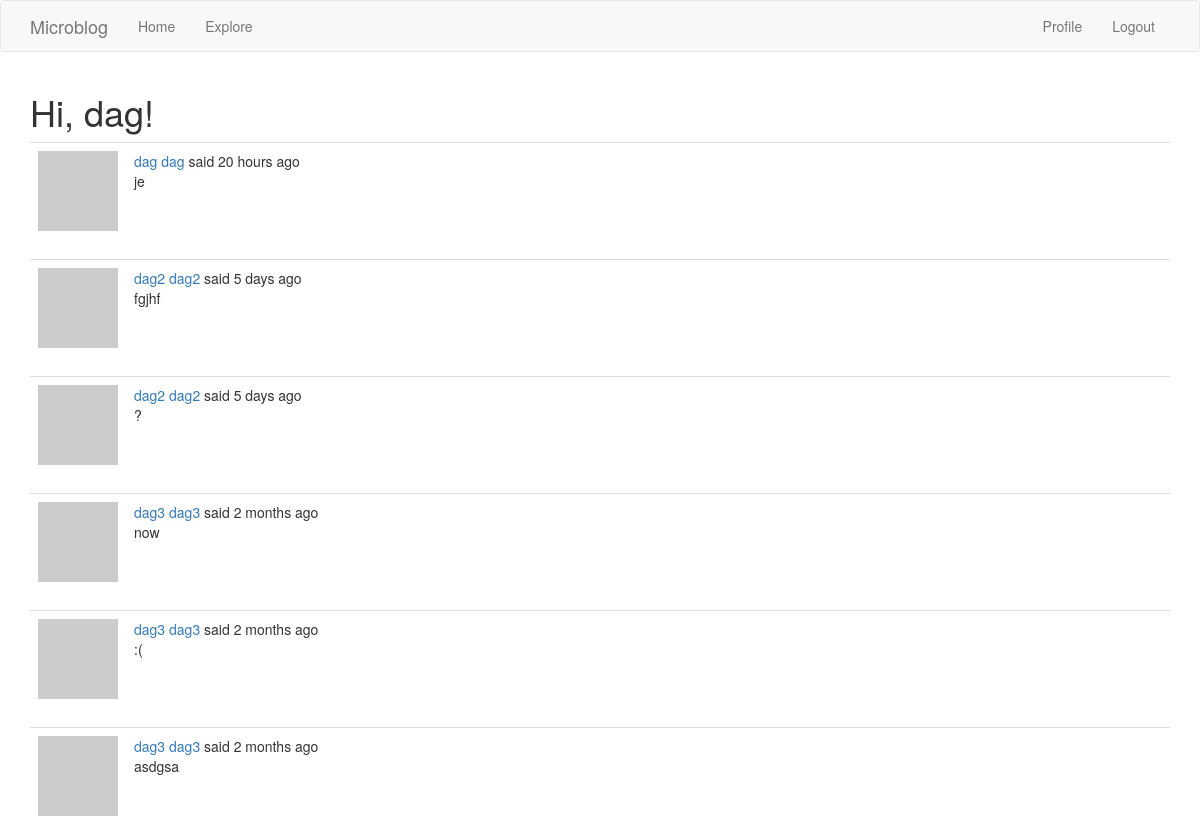
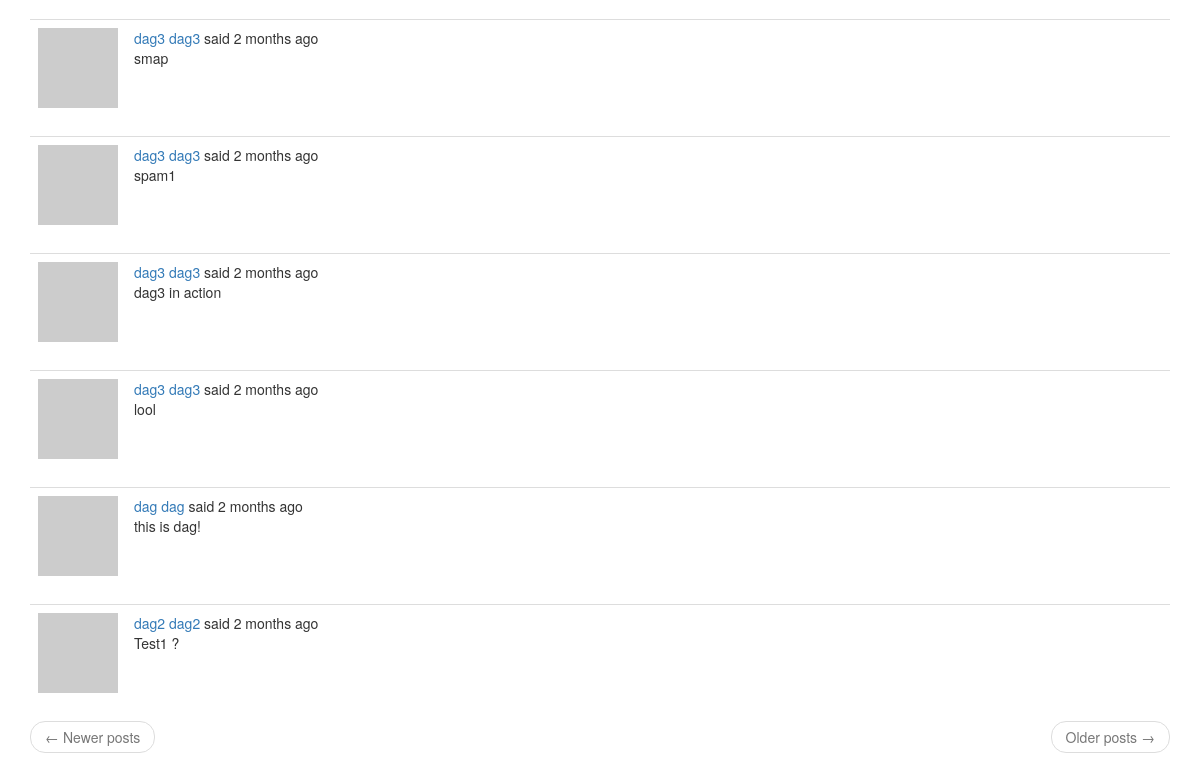
Page /explore (signed in) on the earlier database version (2 pictures, top to bottom).
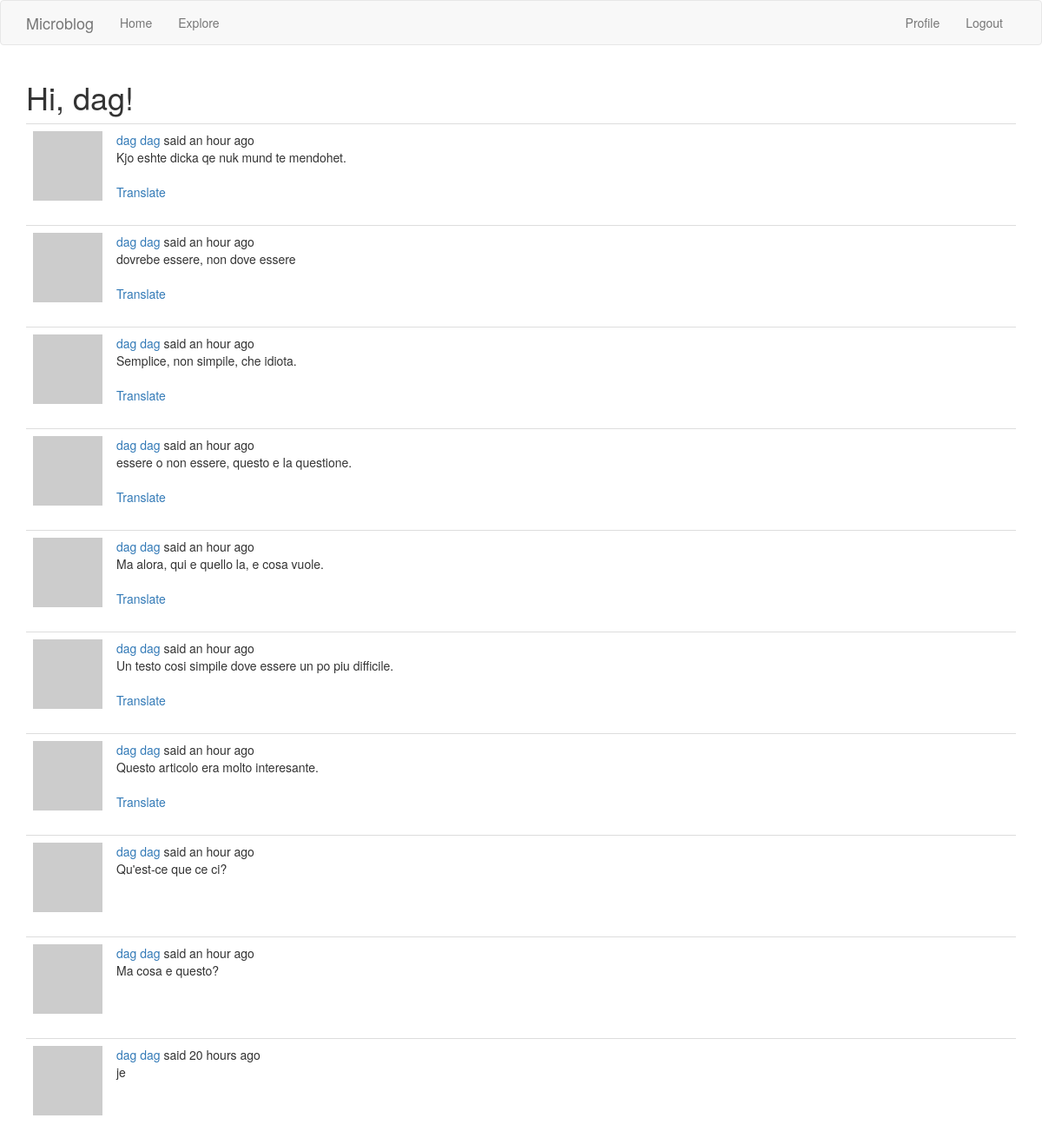
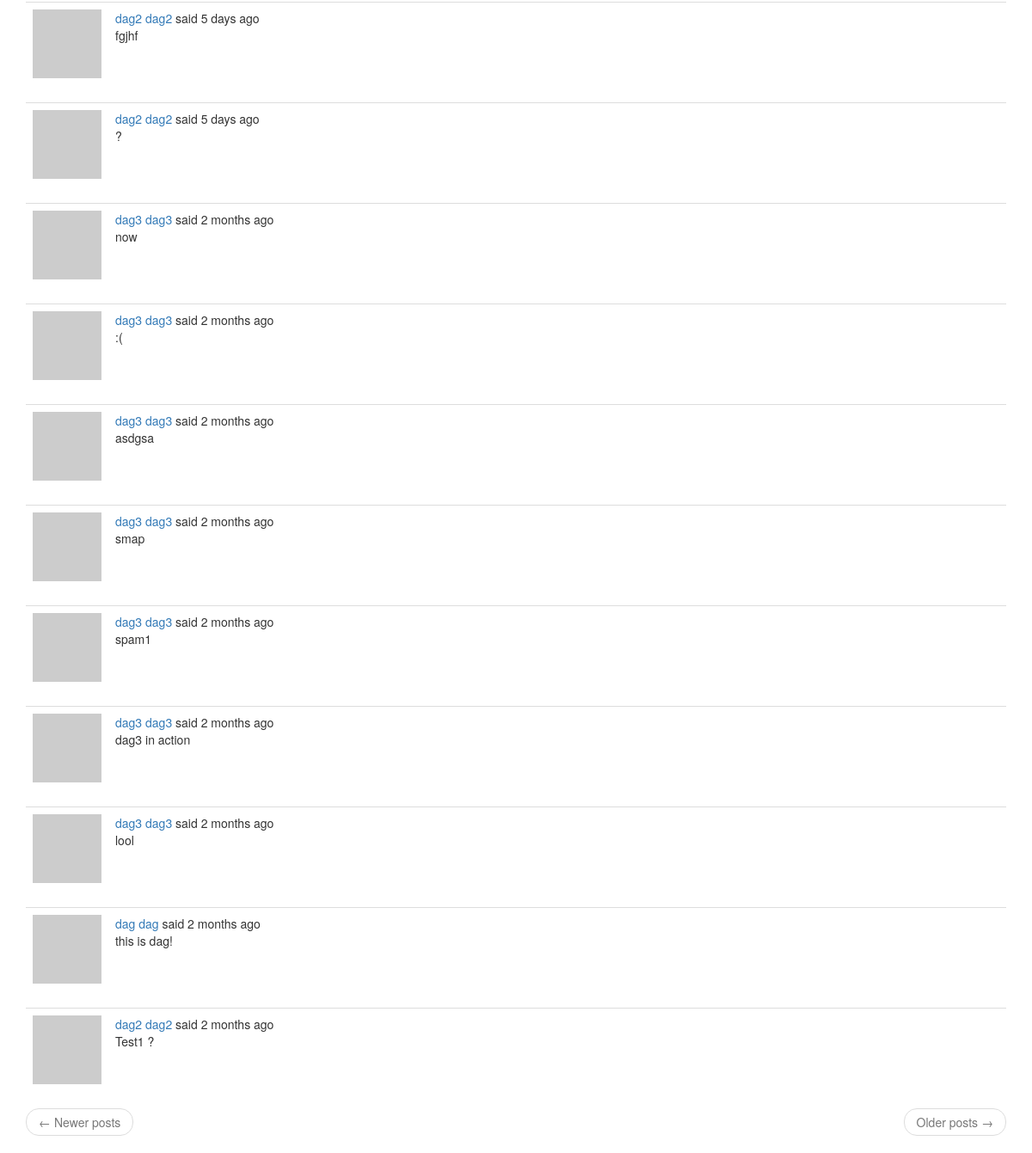
Same page on the later database version (2 pictures, top to bottom).
### app/models.py (models this page shows, shortened)
class User(UserMixin, db.Model):
    id = db.Column(db.Integer, primary_key=True)
    username = db.Column(db.String(64), index=True, unique=True)
    email = db.Column(db.String(120), index=True, unique=True)
    password_hash = db.Column(db.String(128))
    posts = db.relationship('Post', backref='author', lazy='dynamic')
    about_me = db.Column(db.String(140))
    last_seen = db.Column(db.DateTime, default=datetime.utcnow)
    followed = db.relationship(
        'User', secondary=followers,
        primaryjoin=(followers.c.follower_id == id),
        secondaryjoin=(followers.c.followed_id == id),
        backref=db.backref('followers', lazy='dynamic'), lazy='dynamic'
    )
    def avatar(self, size):
        digest = md5(self.email.lower().encode('utf-8')).hexdigest()
        return 'https://www.gravatar.com/avatar/{}?d=identicon&s={}'.format(digest, size)

class Post(db.Model):
    id = db.Column(db.Integer, primary_key=True)
    body = db.Column(db.String(140))
    timestamp = db.Column(db.DateTime, index=True, default=datetime.utcnow)
    user_id = db.Column(db.Integer, db.ForeignKey('user.id'))
    language = db.Column(db.String(5))

### app/routes.py (the view)
@app.route('/explore')
@login_required
def explore():
    page = request.args.get('page', 1, type=int)
    posts = Post.query.order_by(Post.timestamp.desc()).paginate(page, app.config['POSTS_PER_PAGE'], False)
    next_url = url_for('explore', page=posts.next_num) \
        if posts.has_next else None
    prev_url = url_for('explore', page=posts.prev_num) \
        if posts.has_prev else None
    return render_template('index.html', title='Explore', posts=posts.items, next_url=next_url, prev_url=prev_url)

### app/models.py (called while the page is built)
@login.user_loader
def load_user(id):
    return User.query.get(int(id))

### app/routes.py (called while the page is built)
@app.before_request
def before_request():
    if current_user.is_authenticated:
        current_user.last_seen = datetime.utcnow()
        db.session.commit()
    g.locale = str(get_locale())

### app/templates/index.html (shortened to what this page needs)
{% extends "base.html" %}
{%import 'bootstrap/wtf.html' as wtf%}
{% block app_content %}
    <h1>{{_('Hi, %(username)s!', username=current_user.username)}}</h1>
    {% for post in posts %}
        {% include '_post.html' %}
    {% endfor %}
    <nav aria-label="...">
        <ul class="pager">
            <li class="previous{%if not prev_url%} disabled{%endif%}">
                <a href="{{prev_url or '#'}}">
                    <span aria-hidden="true">&larr;</span> {{_('Newer posts')}}
                </a>
            </li>
            <li class="next{%if not next_url%} disabled{%endif%}">
                <a href="{{next_url or '#'}}">
                    {{_('Older posts')}} <span aria-hidden="true">&rarr;</span>
                </a>
            </li>
        </ul>
    </nav>
{% endblock %}

### app/templates/base.html (shortened to what this page needs)
{%extends 'bootstrap/base.html'%}
{%block navbar%}
    <nav class="navbar navbar-default">
        <div class="container">
            <div class="navbar-header">
                <a class="navbar-brand" href="{{url_for('index')}}">Microblog</a>
            </div>
            <div class="collapse navbar-collapse" id="bs-example-navbar-collapse-1">
                <ul class="nav navbar-nav">
                    <li><a href="{{url_for('index')}}">{{_('Home')}}</a></li>
                    <li><a href="{{url_for('explore')}}">{{_('Explore')}}</a></li>
                </ul>
                <ul class="nav navbar-nav navbar-right">
                    {%if current_user.is_anonymous%}
                        <li><a href="{{url_for('login')}}">{{_('Login')}}</a></li>
                    {%else%}
                        <li><a href="{{url_for('user', username=current_user.username)}}">{{_('Profile')}}</a></li>
                        <li><a href="{{url_for('logout')}}">{{_('Logout')}}</a></li>
                    {%endif%}
                </ul>
            </div>
        </div>
    </nav>
{%endblock%}
{%block content%}
    <div class="container">
        {% block app_content%}{%endblock%}
    </div>
{%endblock%}

### app/templates/_post.html (shortened to what this page needs)
<table class="table talbe-hover">
    <tr>
        <td width="70px">
            <a href="{{url_for('user', username=current_user.username)}}">
                <img src="{{ post.author.avatar(70) }}"/>
            </a>
        </td>
        <td>
            <a href="{{ url_for('user', username=post.author.username) }}">
                    {{ post.author.username }}
            </a>
            {{_('%(username)s said %(when)s',
            username=user_link, when=moment(post.timestamp).fromNow() )}}
            <br>
            <span id="post{{post.id}}">{{ post.body }}</span>
            {%if post.language and post.language != g.locale%}
            <br><br>
            <span id="translation{{ post.id }}">
                    <a href="javascript:translate('#post{{ post.id }}','#translation{{ post.id }}','{{ post.language }}','{{ g.locale }}');">{{ _('Translate') }}</a>
            </span>
            {%endif%}
        </td>
    </tr>
</table>

Differences in the rows shown:
added Post: author.username "dag", body "Kjo eshte dicka qe nuk mund te mendohet."
added Post: author.username "dag", body "dovrebe essere, non dove essere"
added Post: author.username "dag", body "Semplice, non simpile, che idiota."
added Post: author.username "dag", body "essere o non essere, questo e la questione."
added Post: author.username "dag", body "Ma alora, qui e quello la, e cosa vuole."
added Post: author.username "dag", body "Un testo cosi simpile dove essere un po piu difficile."
added Post: author.username "dag", body "Questo articolo era molto interesante."
added Post: author.username "dag", body "Qu'est-ce que ce ci?"
added Post: author.username "dag", body "Ma cosa e questo?"
